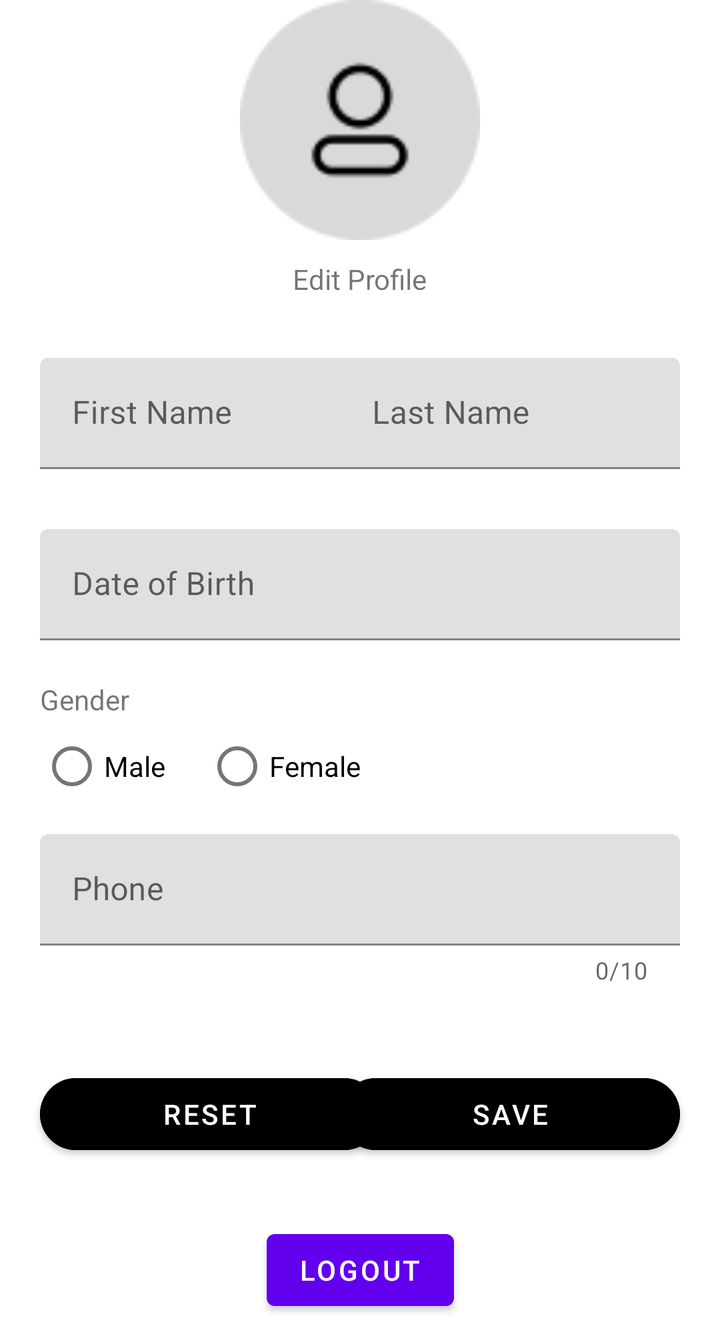
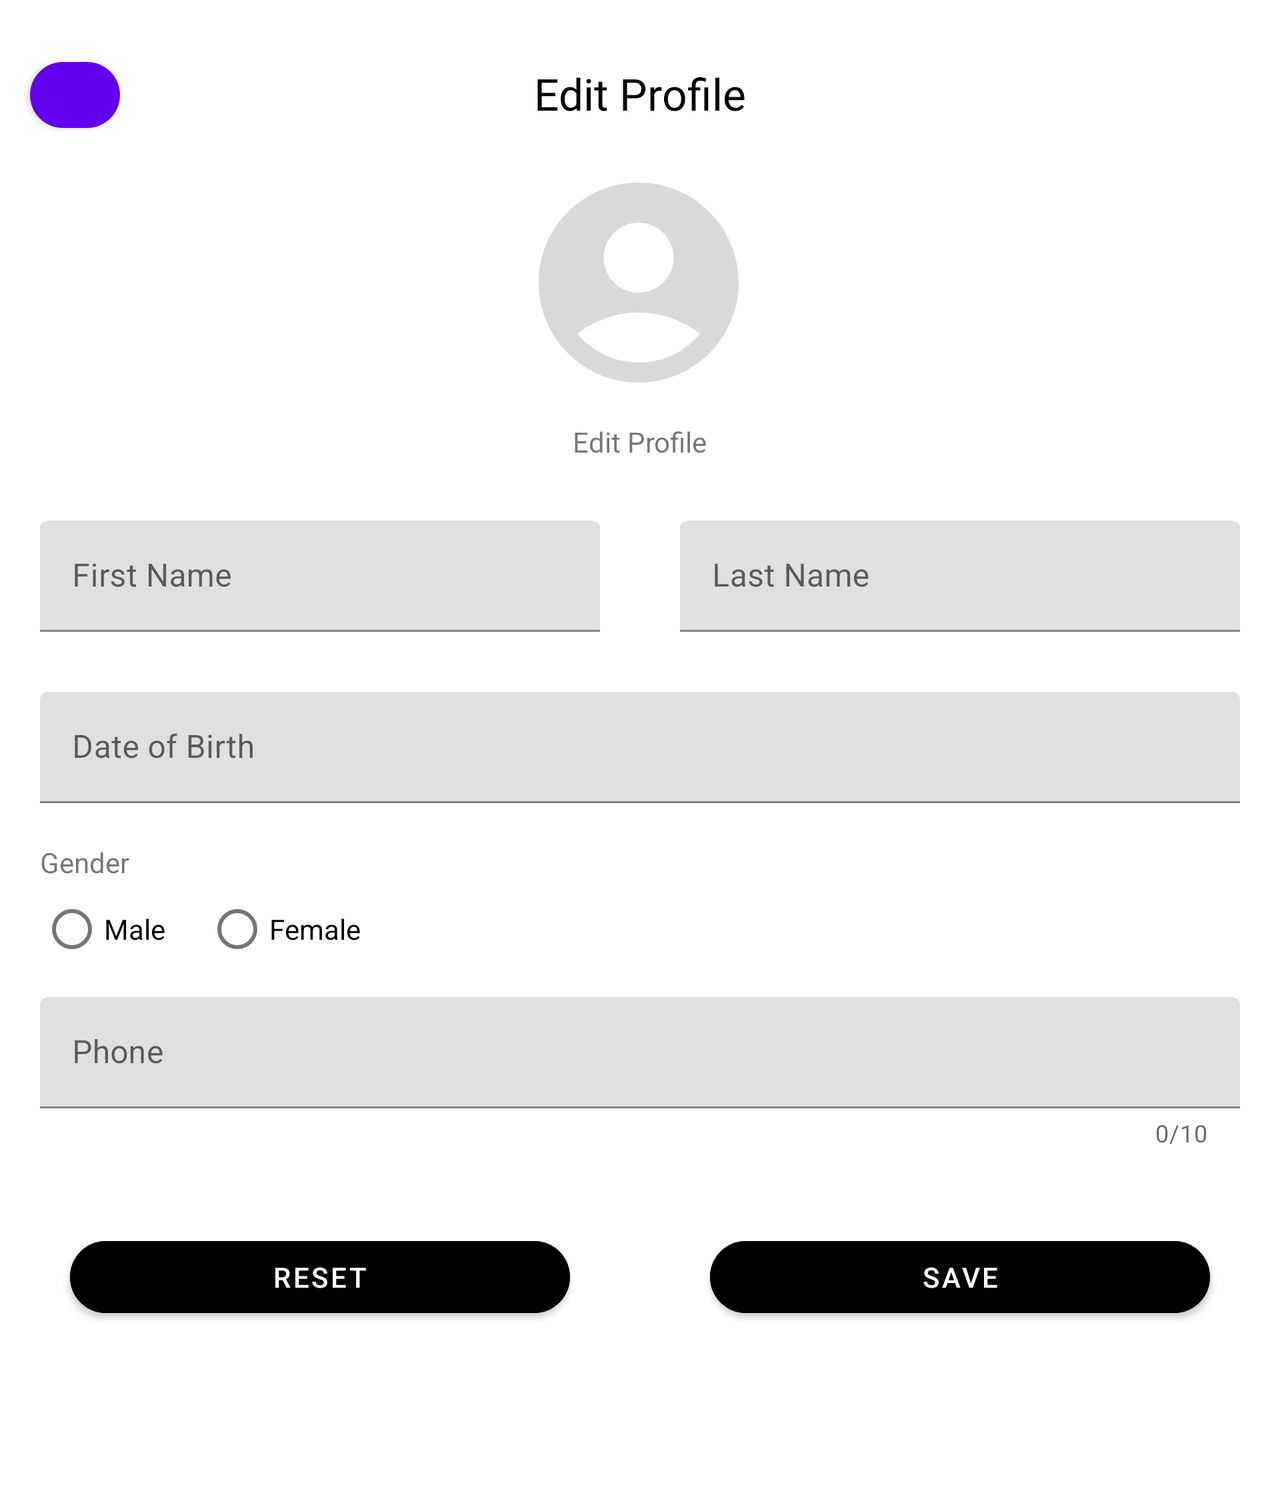

Compare how this app lays out the same screen by default and in its alternative resource folder. The renders come first, then the two layout files and the values they reference.
<!-- AndroidManifest.xml: activity theme Theme.Contact.NoActionBar -->
<!-- res/layout/fragment_edit_profile.xml -->
<?xml version="1.0" encoding="utf-8"?>
<ScrollView xmlns:android="http://schemas.android.com/apk/res/android"
    xmlns:app="http://schemas.android.com/apk/res-auto"
    xmlns:tools="http://schemas.android.com/tools"
    android:layout_width="match_parent"
    android:layout_height="match_parent"
    android:fillViewport="true"
    tools:context=".ui.authentication.profile.EditProfileFragment">

    <androidx.constraintlayout.widget.ConstraintLayout
        android:layout_width="match_parent"
        android:layout_height="wrap_content">

        <ProgressBar
            android:id="@+id/loadingProfile"
            style="?android:attr/progressBarStyle"
            android:layout_width="wrap_content"
            android:layout_height="wrap_content"
            android:visibility="gone"
            app:layout_constraintBottom_toBottomOf="parent"
            app:layout_constraintEnd_toEndOf="parent"
            app:layout_constraintStart_toStartOf="parent"
            app:layout_constraintTop_toTopOf="parent" />

        <androidx.constraintlayout.widget.Guideline
            android:id="@+id/guideline"
            android:layout_width="wrap_content"
            android:layout_height="wrap_content"
            android:orientation="vertical"
            app:layout_constraintGuide_percent="0.5" />

        <ImageView
            android:id="@+id/imageProfile"
            android:layout_width="120dp"
            android:layout_height="120dp"
            android:src="@drawable/profile"
            app:layout_constraintEnd_toEndOf="parent"
            app:layout_constraintStart_toStartOf="parent"
            app:layout_constraintTop_toTopOf="parent" />

        <com.google.android.material.textfield.TextInputLayout
            android:id="@+id/firstNameContainer"
            android:layout_width="170dp"
            android:layout_height="wrap_content"
            android:layout_marginHorizontal="20dp"
            android:layout_marginTop="30dp"
            app:helperText=""
            app:helperTextTextColor="@android:color/holo_red_dark"
            app:layout_constraintStart_toStartOf="parent"
            app:layout_constraintTop_toBottomOf="@+id/textViewEditProfile">

            <com.google.android.material.textfield.TextInputEditText
                android:id="@+id/editTextFirstName"
                android:layout_width="170dp"
                android:layout_height="match_parent"
                android:hint="@string/first_name"
                android:inputType="text"
                android:lines="1" />

        </com.google.android.material.textfield.TextInputLayout>

        <com.google.android.material.textfield.TextInputLayout
            android:id="@+id/lastNameContainer"
            android:layout_width="170dp"
            android:layout_height="wrap_content"
            android:layout_marginHorizontal="20dp"
            android:layout_marginTop="30dp"
            app:helperText=""
            app:helperTextTextColor="@android:color/holo_red_dark"
            app:layout_constraintEnd_toEndOf="parent"
            app:layout_constraintTop_toBottomOf="@+id/textViewEditProfile">

            <com.google.android.material.textfield.TextInputEditText
                android:id="@+id/editTextLastName"
                android:layout_width="170dp"
                android:layout_height="match_parent"
                android:hint="@string/last_name"
                android:inputType="text"
                android:lines="1" />

        </com.google.android.material.textfield.TextInputLayout>

        <com.google.android.material.textfield.TextInputLayout
            android:id="@+id/dobContainer"
            android:layout_width="match_parent"
            android:layout_height="wrap_content"
            android:layout_marginHorizontal="20dp"
            android:layout_marginTop="30dp"
            app:helperText=""
            app:helperTextTextColor="@android:color/holo_red_dark"
            app:layout_constraintEnd_toEndOf="parent"
            app:layout_constraintStart_toEndOf="parent"
            app:layout_constraintTop_toBottomOf="@+id/lastNameContainer">

            <com.google.android.material.textfield.TextInputEditText
                android:id="@+id/editTextDob"
                android:layout_width="match_parent"
                android:layout_height="match_parent"
                android:hint="@string/dob"
                android:focusable="false"
                android:inputType="date"
                android:lines="1" />
        </com.google.android.material.textfield.TextInputLayout>

        <TextView
            android:id="@+id/textView3"
            android:layout_width="wrap_content"
            android:layout_height="wrap_content"
            android:layout_marginStart="20dp"
            android:layout_marginTop="20dp"
            android:text="@string/gender"
            app:layout_constraintStart_toStartOf="parent"
            app:layout_constraintTop_toBottomOf="@+id/dobContainer" />

        <RadioGroup
            android:id="@+id/radioGroupGender"
            android:layout_width="wrap_content"
            android:layout_height="wrap_content"
            android:layout_marginStart="20dp"
            android:orientation="horizontal"
            app:layout_constraintStart_toStartOf="parent"
            app:layout_constraintTop_toBottomOf="@+id/textView3">

            <RadioButton
                android:id="@+id/radioButtonMale"
                android:layout_width="match_parent"
                android:layout_height="wrap_content"
                android:paddingRight="20dp"
                android:text="@string/male" />

            <RadioButton
                android:id="@+id/radioButtonFemale"
                android:layout_width="match_parent"
                android:layout_height="wrap_content"
                android:text="@string/female" />
        </RadioGroup>

        <com.google.android.material.textfield.TextInputLayout
            android:id="@+id/phoneContainer"
            android:layout_width="match_parent"
            android:layout_height="wrap_content"
            android:layout_marginHorizontal="20dp"
            android:layout_marginTop="10dp"
            app:counterEnabled="true"
            app:counterMaxLength="10"
            app:helperText=""
            app:helperTextTextColor="@android:color/holo_red_dark"
            app:layout_constraintEnd_toEndOf="parent"
            app:layout_constraintStart_toEndOf="parent"
            app:layout_constraintTop_toBottomOf="@+id/radioGroupGender">

            <com.google.android.material.textfield.TextInputEditText
                android:id="@+id/editTextPhone"
                android:layout_width="match_parent"
                android:layout_height="match_parent"
                android:hint="@string/phone"
                android:maxLength="10"
                android:inputType="number"
                android:lines="1" />
        </com.google.android.material.textfield.TextInputLayout>

        <com.google.android.material.button.MaterialButton
            android:id="@+id/btnReset"
            android:layout_width="170dp"
            android:layout_height="wrap_content"
            android:layout_marginStart="20dp"
            android:layout_marginTop="40dp"
            android:width="340dp"
            android:backgroundTint="@color/dark_grey"
            android:text="@string/reset"
            app:cornerRadius="20dp"
            app:layout_constraintStart_toStartOf="parent"
            app:layout_constraintTop_toBottomOf="@+id/phoneContainer" />

        <com.google.android.material.button.MaterialButton
            android:id="@+id/btnSave"
            android:layout_width="170dp"
            android:layout_height="wrap_content"
            android:layout_marginTop="40dp"
            android:layout_marginEnd="20dp"
            android:width="340dp"
            android:backgroundTint="@color/dark_green"
            android:text="@string/save"
            app:cornerRadius="20dp"
            app:layout_constraintEnd_toEndOf="parent"
            app:layout_constraintTop_toBottomOf="@+id/phoneContainer" />

        <TextView
            android:id="@+id/textViewEditProfile"
            android:layout_width="wrap_content"
            android:layout_height="wrap_content"
            android:layout_marginTop="10dp"
            android:text="@string/title_edit_profile"
            app:layout_constraintEnd_toEndOf="parent"
            app:layout_constraintStart_toStartOf="parent"
            app:layout_constraintTop_toBottomOf="@+id/imageProfile" />

        <Button
            android:id="@+id/btnLogout"
            android:layout_width="wrap_content"
            android:layout_height="wrap_content"
            android:layout_marginTop="30dp"
            android:text="@string/logout"
            app:layout_constraintEnd_toEndOf="parent"
            app:layout_constraintStart_toStartOf="parent"
            app:layout_constraintTop_toBottomOf="@+id/btnReset" />


    </androidx.constraintlayout.widget.ConstraintLayout>

</ScrollView>
<!-- resources referenced by this layout -->
<resources>
  <!-- drawable profile: png bitmap (drawable, 2303 bytes) -->
  <string name="dob">Date of Birth</string>
  <string name="female">Female</string>
  <string name="first_name">First Name</string>
  <string name="gender">Gender</string>
  <string name="last_name">Last Name</string>
  <string name="logout">Logout</string>
  <string name="male">Male</string>
  <string name="phone">Phone</string>
  <string name="reset">Reset</string>
  <string name="save">Save</string>
  <string name="title_edit_profile">Edit Profile</string>
  <style name="Theme.Contact.NoActionBar">
          <item name="android:windowFullscreen">true</item>
          <item name="windowActionBar">false</item>
          <item name="windowNoTitle">true</item>
      </style>
</resources>
<!-- res/layout-land/fragment_edit_profile.xml (the repository's variant of the layout above) -->
<!-- drawn on the phone turned sideways -->
<?xml version="1.0" encoding="utf-8"?>
<ScrollView xmlns:android="http://schemas.android.com/apk/res/android"
    xmlns:app="http://schemas.android.com/apk/res-auto"
    xmlns:tools="http://schemas.android.com/tools"
    android:layout_width="match_parent"
    android:layout_height="match_parent"
    android:fillViewport="true">

    <androidx.constraintlayout.widget.ConstraintLayout
        android:layout_width="match_parent"
        android:layout_height="wrap_content"
        tools:context=".ui.authentication.profile.EditProfileFragment">

        <ProgressBar
            android:id="@+id/loadingProfile"
            style="?android:attr/progressBarStyle"
            android:layout_width="wrap_content"
            android:layout_height="wrap_content"
            android:visibility="gone"
            app:layout_constraintBottom_toBottomOf="parent"
            app:layout_constraintEnd_toEndOf="parent"
            app:layout_constraintStart_toStartOf="parent"
            app:layout_constraintTop_toTopOf="parent" />

        <androidx.constraintlayout.widget.Guideline
            android:id="@+id/guideline"
            android:layout_width="wrap_content"
            android:layout_height="wrap_content"
            android:orientation="vertical"
            app:layout_constraintGuide_percent="0.5" />

        <Button
            android:id="@+id/btnPrevious"
            android:layout_width="45dp"
            android:layout_height="45dp"
            android:layout_marginStart="15dp"
            android:layout_marginTop="25dp"
            app:cornerRadius="30dp"
            app:icon="@drawable/baseline_arrow_back_24"
            app:iconGravity="textTop"
            app:layout_constraintStart_toStartOf="parent"
            app:layout_constraintTop_toTopOf="parent" />

        <TextView
            android:id="@+id/textViewEditProfileTitle"
            android:layout_width="wrap_content"
            android:layout_height="wrap_content"
            android:layout_marginTop="32dp"
            android:fontFamily="@font/montserrat_medium"
            android:text="@string/edit_profile"
            android:textColor="@color/black"
            android:textSize="22sp"
            app:layout_constraintEnd_toEndOf="parent"
            app:layout_constraintStart_toStartOf="parent"
            app:layout_constraintTop_toTopOf="parent" />

        <ImageView
            android:id="@+id/imageProfile"
            android:layout_width="120dp"
            android:layout_height="120dp"
            android:layout_marginTop="20dp"
            android:src="@drawable/baseline_account_circle_24"
            app:layout_constraintEnd_toEndOf="parent"
            app:layout_constraintHorizontal_bias="0.499"
            app:layout_constraintStart_toStartOf="parent"
            app:layout_constraintTop_toBottomOf="@+id/textViewEditProfileTitle" />

        <com.google.android.material.textfield.TextInputLayout
            android:id="@+id/firstNameContainer"
            android:layout_width="0dp"
            android:layout_height="wrap_content"
            android:layout_marginHorizontal="20dp"
            android:layout_marginTop="30dp"
            app:helperText=""
            app:helperTextTextColor="@android:color/holo_red_dark"
            app:layout_constraintEnd_toStartOf="@+id/guideline"
            app:layout_constraintStart_toStartOf="parent"
            app:layout_constraintTop_toBottomOf="@+id/textViewEditProfile">

            <com.google.android.material.textfield.TextInputEditText
                android:id="@+id/editTextFirstName"
                android:layout_width="match_parent"
                android:layout_height="match_parent"
                android:hint="@string/first_name"
                android:inputType="text"
                android:lines="1" />

        </com.google.android.material.textfield.TextInputLayout>

        <com.google.android.material.textfield.TextInputLayout
            android:id="@+id/lastNameContainer"
            android:layout_width="0dp"
            android:layout_height="wrap_content"
            android:layout_marginHorizontal="20dp"
            android:layout_marginTop="30dp"
            app:helperText=""
            app:helperTextTextColor="@android:color/holo_red_dark"
            app:layout_constraintEnd_toEndOf="parent"
            app:layout_constraintStart_toStartOf="@+id/guideline"
            app:layout_constraintTop_toBottomOf="@+id/textViewEditProfile">

            <com.google.android.material.textfield.TextInputEditText
                android:id="@+id/editTextLastName"
                android:layout_width="match_parent"
                android:layout_height="match_parent"
                android:hint="@string/last_name"
                android:inputType="text"
                android:lines="1" />

        </com.google.android.material.textfield.TextInputLayout>

        <com.google.android.material.textfield.TextInputLayout
            android:id="@+id/dobContainer"
            android:layout_width="match_parent"
            android:layout_height="wrap_content"
            android:layout_marginHorizontal="20dp"
            android:layout_marginTop="30dp"
            app:helperText=""
            app:helperTextTextColor="@android:color/holo_red_dark"
            app:layout_constraintEnd_toEndOf="parent"
            app:layout_constraintStart_toEndOf="parent"
            app:layout_constraintTop_toBottomOf="@+id/lastNameContainer">

            <com.google.android.material.textfield.TextInputEditText
                android:id="@+id/editTextDob"
                android:layout_width="match_parent"
                android:layout_height="match_parent"
                android:focusable="false"
                android:hint="@string/dob"
                android:inputType="date"
                android:lines="1" />
        </com.google.android.material.textfield.TextInputLayout>

        <TextView
            android:id="@+id/textView3"
            android:layout_width="wrap_content"
            android:layout_height="wrap_content"
            android:layout_marginStart="20dp"
            android:layout_marginTop="20dp"
            android:text="@string/gender"
            app:layout_constraintStart_toStartOf="parent"
            app:layout_constraintTop_toBottomOf="@+id/dobContainer" />

        <RadioGroup
            android:id="@+id/radioGroupGender"
            android:layout_width="wrap_content"
            android:layout_height="wrap_content"
            android:layout_marginStart="20dp"
            android:orientation="horizontal"
            app:layout_constraintStart_toStartOf="parent"
            app:layout_constraintTop_toBottomOf="@+id/textView3">

            <RadioButton
                android:id="@+id/radioButtonMale"
                android:layout_width="match_parent"
                android:layout_height="wrap_content"
                android:paddingRight="20dp"
                android:text="@string/male" />

            <RadioButton
                android:id="@+id/radioButtonFemale"
                android:layout_width="match_parent"
                android:layout_height="wrap_content"
                android:text="@string/female" />
        </RadioGroup>

        <com.google.android.material.textfield.TextInputLayout
            android:id="@+id/phoneContainer"
            android:layout_width="match_parent"
            android:layout_height="wrap_content"
            android:layout_marginHorizontal="20dp"
            android:layout_marginTop="10dp"
            app:counterEnabled="true"
            app:counterMaxLength="10"
            app:helperText=""
            app:helperTextTextColor="@android:color/holo_red_dark"
            app:layout_constraintEnd_toEndOf="parent"
            app:layout_constraintStart_toEndOf="parent"
            app:layout_constraintTop_toBottomOf="@+id/radioGroupGender">

            <com.google.android.material.textfield.TextInputEditText
                android:id="@+id/editTextPhone"
                android:layout_width="match_parent"
                android:layout_height="match_parent"
                android:hint="@string/phone"
                android:inputType="number"
                android:lines="1"
                android:maxLength="10" />
        </com.google.android.material.textfield.TextInputLayout>

        <com.google.android.material.button.MaterialButton
            android:id="@+id/btnReset"
            android:layout_width="250dp"
            android:layout_height="wrap_content"
            android:layout_marginStart="20dp"
            android:layout_marginTop="40dp"
            android:layout_marginEnd="20dp"
            android:layout_marginBottom="80dp"
            android:width="340dp"
            android:backgroundTint="@color/dark_grey"
            android:text="@string/reset"
            app:cornerRadius="20dp"
            app:layout_constraintBottom_toBottomOf="parent"
            app:layout_constraintEnd_toStartOf="@+id/guideline"
            app:layout_constraintStart_toStartOf="parent"
            app:layout_constraintTop_toBottomOf="@+id/phoneContainer" />

        <com.google.android.material.button.MaterialButton
            android:id="@+id/btnSave"
            android:layout_width="250dp"
            android:layout_height="wrap_content"
            android:layout_marginStart="20dp"
            android:layout_marginTop="40dp"
            android:layout_marginEnd="20dp"
            android:layout_marginBottom="80dp"
            android:width="340dp"
            android:backgroundTint="@color/dark_green"
            android:text="@string/save"
            app:cornerRadius="20dp"
            app:layout_constraintBottom_toBottomOf="parent"
            app:layout_constraintEnd_toEndOf="parent"
            app:layout_constraintStart_toStartOf="@+id/guideline"
            app:layout_constraintTop_toBottomOf="@+id/phoneContainer" />

        <TextView
            android:id="@+id/textViewEditProfile"
            android:layout_width="wrap_content"
            android:layout_height="wrap_content"
            android:layout_marginTop="10dp"
            android:text="@string/title_edit_profile"
            app:layout_constraintEnd_toEndOf="parent"
            app:layout_constraintStart_toStartOf="parent"
            app:layout_constraintTop_toBottomOf="@+id/imageProfile" />


    </androidx.constraintlayout.widget.ConstraintLayout>

</ScrollView>
<!-- resources referenced by the variant -->
<!-- as the phone turned sideways resolves them -->
<resources>
  <color name="black">#FF000000</color>
  <!-- drawable baseline_account_circle_24 (drawable) -->
  <vector android:height="80dp" android:tint="#D9D9D9"
      android:viewportHeight="24" android:viewportWidth="24"
      android:width="80dp" xmlns:android="http://schemas.android.com/apk/res/android">
      <path android:fillColor="@android:color/white" android:pathData="M12,2C6.48,2 2,6.48 2,12s4.48,10 10,10s10,-4.48 10,-10S17.52,2 12,2zM12,6c1.93,0 3.5,1.57 3.5,3.5S13.93,13 12,13s-3.5,-1.57 -3.5,-3.5S10.07,6 12,6zM12,20c-2.03,0 -4.43,-0.82 -6.14,-2.88C7.55,15.8 9.68,15 12,15s4.45,0.8 6.14,2.12C16.43,19.18 14.03,20 12,20z"/>
  </vector>
  <string name="dob">Date of Birth</string>
  <string name="edit_profile">Edit Profile</string>
  <string name="female">Female</string>
  <string name="first_name">First Name</string>
  <string name="gender">Gender</string>
  <string name="last_name">Last Name</string>
  <string name="male">Male</string>
  <string name="phone">Phone</string>
  <string name="reset">Reset</string>
  <string name="save">Save</string>
  <string name="title_edit_profile">Edit Profile</string>
  <style name="Theme.Contact.NoActionBar">
          <item name="android:windowFullscreen">true</item>
          <item name="windowActionBar">false</item>
          <item name="windowNoTitle">true</item>
      </style>
</resources>
